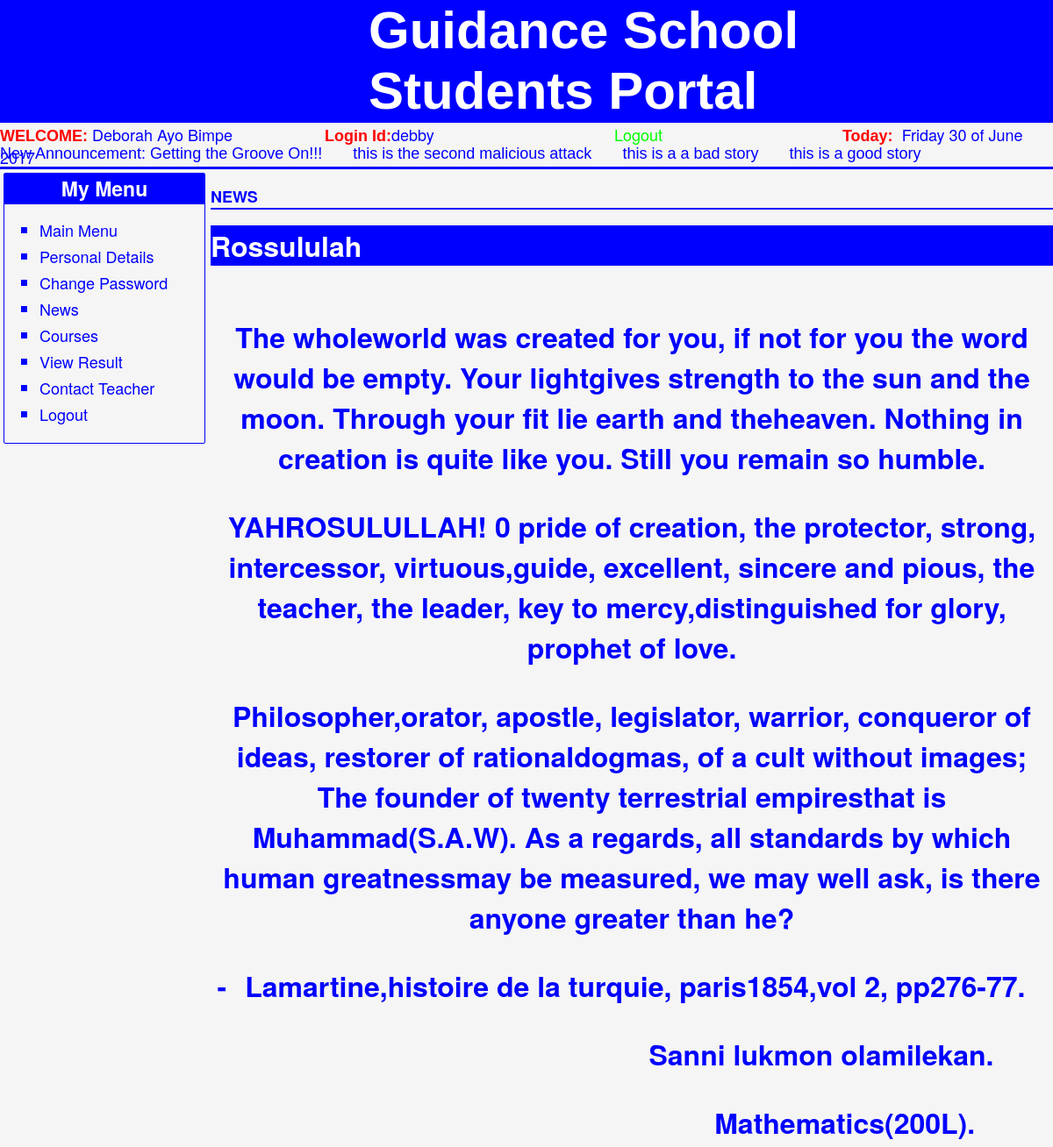
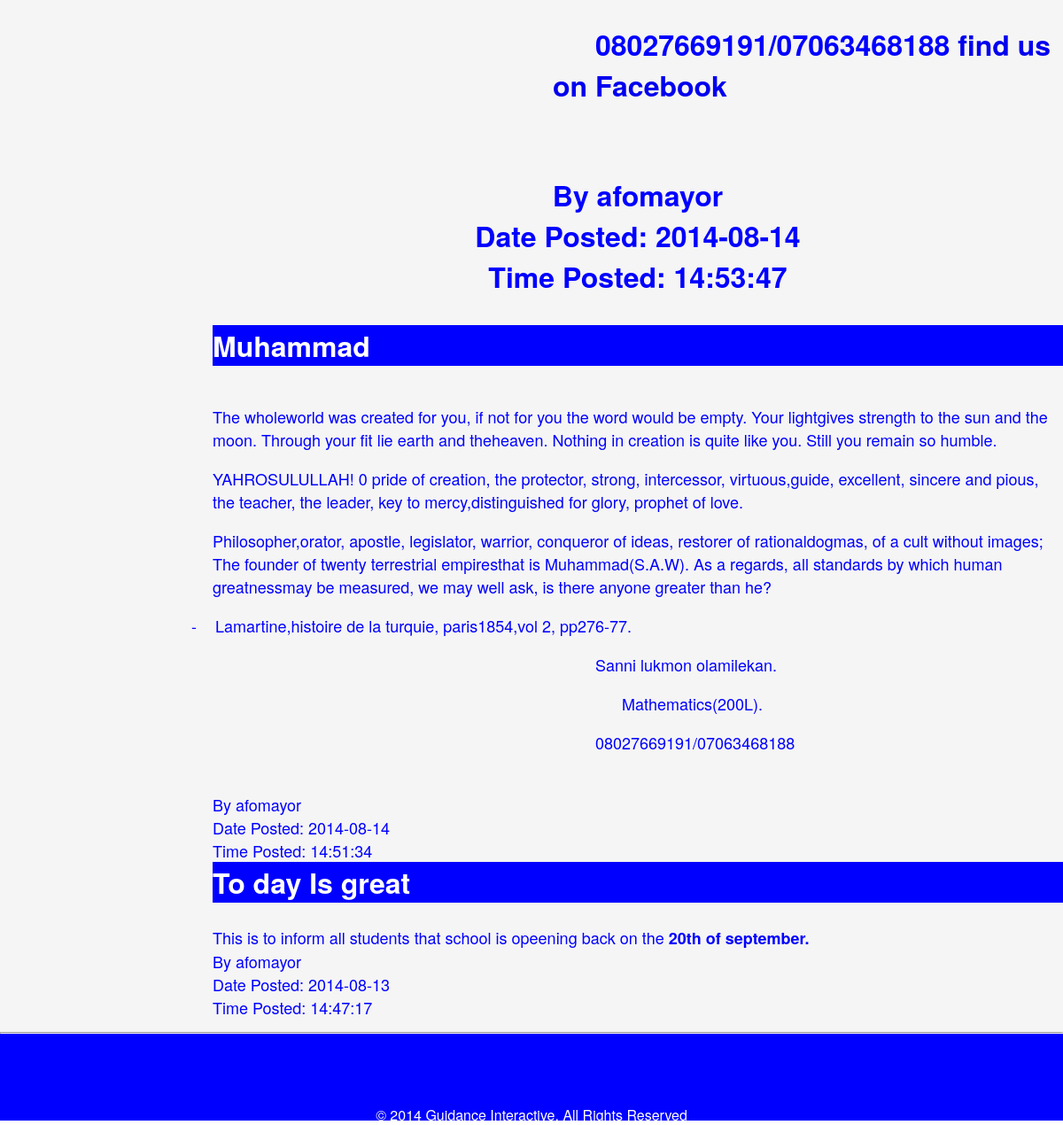
Page /students/news.php (signed in) on the committed database (2 pictures, top to bottom).
### tables this page shows
CREATE TABLE IF NOT EXISTS `notice` (
  `id` int(3) unsigned NOT NULL AUTO_INCREMENT,
  `notice` varchar(500) NOT NULL,
  PRIMARY KEY (`id`),
  UNIQUE KEY `id` (`id`)
);

CREATE TABLE IF NOT EXISTS `news` (
  `id` int(4) NOT NULL AUTO_INCREMENT,
  `admin` varchar(50) NOT NULL,
  `date` date NOT NULL,
  `time` time NOT NULL,
  `news_caption` varchar(100) NOT NULL,
  `news_content` longtext NOT NULL,
  PRIMARY KEY (`id`)
);

### students/news.php (the view, shortened to what this page needs)
<!DOCTYPE html PUBLIC "-//W3C//DTD XHTML 1.0 Transitional//EN" "http://www.w3.org/TR/xhtml1/DTD/xhtml1-transitional.dtd">
<html xmlns="http://www.w3.org/1999/xhtml">
<head>
<link href="css/style.css" type="text/css" rel="stylesheet">
</head>
<body>
<?php include('header.php'); ?>
<?php include('main1.php'); ?>
<?php include('scroll.php'); ?>
<div id="body">
<?php include('menu.php'); ?>
<div id="work">
<p class="tops">NEWS</p>
<?php
$query2="SELECT * FROM news ORDER BY id DESC LIMIT 0,3";
if($result=mysql_query($query2)){
while($row=mysql_fetch_assoc($result)){
echo "<div class='news_div'>
<h3 class='nd' style='margin:0px;'>{$row['news_caption']}</h3><br />
{$row['news_content']}<br />
By {$row['admin']}<br/>
Date Posted: {$row['date']}<br />
Time Posted: {$row['time']}
</div>";
};
}
?>
</div>
</div>
<?php include('footer.php'); ?>
</body>
</html>

### students/scroll.php
<?php
$sql1=mysql_query("SELECT notice FROM notice ORDER BY id DESC LIMIT 0,4");
echo"<div id='scroll'>";
echo"<marquee>";
echo "New Announcement: ";
while($row=mysql_fetch_assoc($sql1)){
echo "{$row['notice']} &nbsp;&nbsp;&nbsp;&nbsp;&nbsp;&nbsp;";
};
echo"</marquee>";
echo"</div>";
?>

### students/css/style.css (style rules this page uses)
body { padding: 0px; width: 100%; height: 100%; margin: auto; font-family: "Blenda Script","Helvetica Neue", Helvetica, Arial, sans-serif; color:blue; font-size:16px; }
h3, .h3 { font-size: 32px ; }
div { display:block; }
a { text-decoration:none; webkit-transition: 0.25s; -moz-transition: 0.25s; -o-transition: 0.25s; transition: 0.25s; }
#scroll { height: 25px; width: 100%; background-color: whitesmoke; color: blue; font-family:Verdana, Arial, Helvetica, sans-serif; font-size:18px; border-bottom:3px solid blue; }
#body { width: 100%; display:inline-block; background-color: whitesmoke; padding-bottom:15px; }
.news_div { display:inline-block; width:100%; }
.news_div .nd { color:white; width:auto; background-color:blue; font-family:"Helvetica Neue", Helvetica, Arial, sans-serif; }
#work { width: 80%; background-color:whitesmoke; position: relative; float: right; border-radius:2px; min-height:410px; font-size:18px; font-family:"Helvetica Neue", Helvetica, Arial, sans-serif;; }
.tops { width:100%; font-weight:bold; border-bottom:2px solid blue; text-transform:uppercase; font-family:"Helvetica Neue", Helvetica, Arial, sans-serif;; }

### rows in the picture
notice: notice "Getting the Groove On!!!"
notice: notice "this is the second malicious attack"
notice: notice "this is a a bad story"
notice: notice "this is a good story"
news: news_caption "Rossululah", news_content "The wholeworld was created for you, if not for you the word would be empty. Your lightgives strength to the sun and the moon. Through your fit lie earth and theheaven. Nothing in creation is quite like you. Still you remain so humble. YAHROSULULLAH! 0 pride of creation, the protector, strong, intercessor, virtuous,guide, excellent, sincere and pious, the teacher, the leader, key to mercy,distinguished for glory, prophet of love. Philosopher,orator, apostle, legislator, warrior, conqueror of ideas, restorer of rationaldogmas, of a cult without images; The founder of twenty terrestrial empiresthat is Muhammad(S.A.W). As a regards, all standards by which human greatnessmay be measured, we may…", admin "afomayor", date "2014-08-14", time "14:53:47"
news: news_caption "Muhammad", news_content "The wholeworld was created for you, if not for you the word would be empty. Your lightgives strength to the sun and the moon. Through your fit lie earth and theheaven. Nothing in creation is quite like you. Still you remain so humble. YAHROSULULLAH! 0 pride of creation, the protector, strong, intercessor, virtuous,guide, excellent, sincere and pious, the teacher, the leader, key to mercy,distinguished for glory, prophet of love. Philosopher,orator, apostle, legislator, warrior, conqueror of ideas, restorer of rationaldogmas, of a cult without images; The founder of twenty terrestrial empiresthat is Muhammad(S.A.W). As a regards, all standards by which human greatnessmay be measured, we may…", admin "afomayor", date "2014-08-14", time "14:51:34"
news: news_caption "To day Is great", news_content "This is to inform all students that school is opeening back on the 20th of september.", admin "afomayor", date "2014-08-13", time "14:47:17"

### other values in the picture
$surname "Deborah"
$firstname "Ayo"
$othername "Bimpe"
$username "debby"
